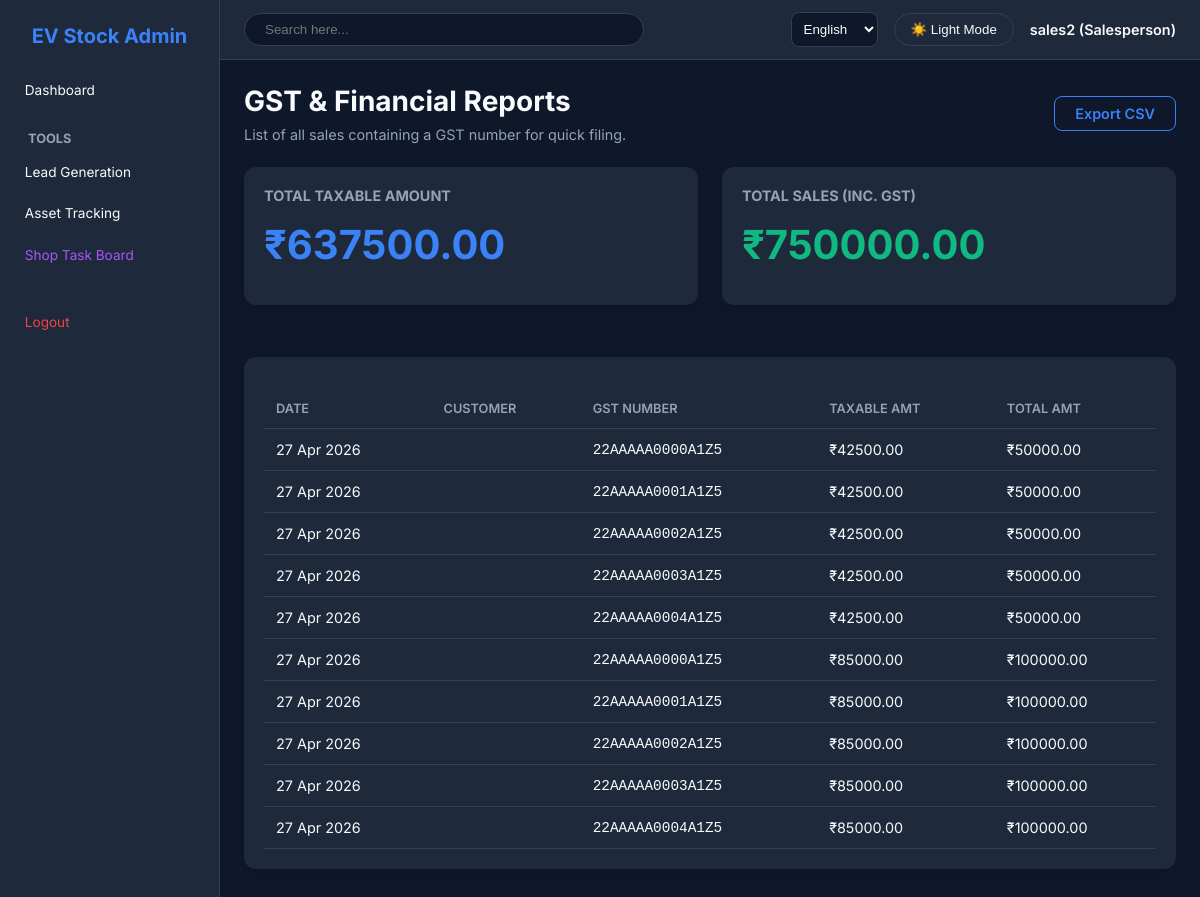
The page /sales/gst/ (signed in) on the database as committed earlier.
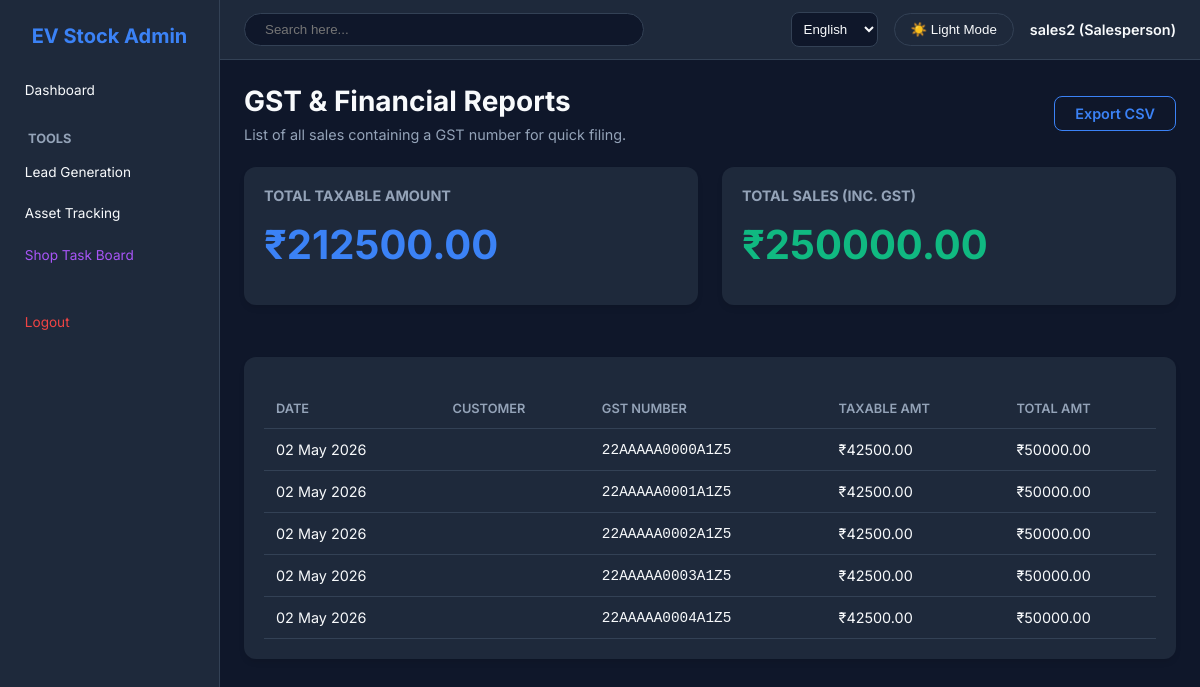
The same page on the database as committed later.
### core/models.py (models this page shows, shortened)
class User(AbstractUser):
    ROLE_CHOICES = (
        ('ADMIN', 'Admin'),
        ('SALES', 'Salesperson'),
        ('CUSTOMER', 'Customer'),
    )
    role = models.CharField(max_length=10, choices=ROLE_CHOICES, default='SALES')
    phone_number = models.CharField(max_length=20, blank=True, null=True)
    aadhar_number = models.CharField(max_length=20, blank=True, null=True)
    pan_number = models.CharField(max_length=20, blank=True, null=True)
    aadhar_front_photo = models.ImageField(upload_to='customers/aadhar/', blank=True, null=True)
    aadhar_back_photo = models.ImageField(upload_to='customers/aadhar/', blank=True, null=True)
    pan_photo = models.ImageField(upload_to='customers/pan/', blank=True, null=True)
    misc = models.JSONField(default=dict, blank=True, null=True)

### sales/models.py (models this page shows, shortened)
class SaleRecord(models.Model):
    scooter_model = models.ForeignKey(ScooterModel, on_delete=models.PROTECT)
    chassis_number = models.ForeignKey(StockItem, on_delete=models.PROTECT, related_name='sale_as_scooter', limit_choices_to={'item_type': 'SCOOTER'})
    motor_number = models.CharField(max_length=100) # Often motor number is tracked alongside chassis
    charger = models.ForeignKey(StockItem, on_delete=models.PROTECT, related_name='sale_as_charger', limit_choices_to={'item_type': 'CHARGER'})
    customer = models.ForeignKey('core.User', on_delete=models.SET_NULL, null=True, blank=True, related_name='sales')
    sale_date = models.DateTimeField(auto_now_add=True)
    financer = models.CharField(max_length=100, blank=True, null=True)
    gst_number = models.CharField(max_length=50, blank=True, null=True)
    taxable_amount = models.DecimalField(max_digits=12, decimal_places=2)
    total_amount = models.DecimalField(max_digits=12, decimal_places=2)
    misc = models.JSONField(default=dict, blank=True, null=True)

### sales/views.py (the view)
# urls.py: path('gst/', views.gst_report, name='gst_report'),
@login_required
def gst_report(request):
    sales = SaleRecord.objects.exclude(gst_number__isnull=True).exclude(gst_number__exact='')
    total_taxable = sum(s.taxable_amount for s in sales if s.taxable_amount)
    total_amt = sum(s.total_amount for s in sales if s.total_amount)
    return render(request, 'sales/gst_report.html', {'sales': sales, 'total_taxable': total_taxable, 'total_amount': total_amt})

### templates/sales/gst_report.html (shortened to what this page needs)
{% extends 'base.html' %}
{% block content %}
<div class="header">
    <div>
        <h1>GST & Financial Reports</h1>
        <p style="color: var(--text-muted); margin-top: 0.5rem;">List of all sales containing a GST number for quick filing.</p>
    </div>
    <a href="#" class="btn" style="background: transparent; border: 1px solid var(--primary); color: var(--primary);">Export CSV</a>
</div>
<div class="grid" style="margin-bottom: 2rem;">
    <div class="card">
        <h3 style="color: var(--text-muted); font-size: 0.9rem; text-transform: uppercase;">Total Taxable Amount</h3>
        <div style="font-size: 2.5rem; font-weight: 700; margin: 1rem 0; color: var(--primary)">₹{{ total_taxable }}</div>
    </div>
    <div class="card">
        <h3 style="color: var(--text-muted); font-size: 0.9rem; text-transform: uppercase;">Total Sales (Inc. GST)</h3>
        <div style="font-size: 2.5rem; font-weight: 700; margin: 1rem 0; color: var(--success)">₹{{ total_amount }}</div>
    </div>
</div>
<div class="card">
    <table>
        <thead>
            <tr>
                <th>Date</th>
                <th>Customer</th>
                <th>GST Number</th>
                <th>Taxable Amt</th>
                <th>Total Amt</th>
            </tr>
        </thead>
        <tbody>
            {% for sale in sales %}
            <tr>
                <td>{{ sale.sale_date|date:"d M Y" }}</td>
                <td style="font-weight: 600;">{{ sale.customer_name }}</td>
                <td style="font-family: monospace;">{{ sale.gst_number }}</td>
                <td>₹{{ sale.taxable_amount }}</td>
                <td>₹{{ sale.total_amount }}</td>
            </tr>
            {% empty %}
            <tr>
                <td colspan="5" style="text-align: center; padding: 2rem; color: var(--text-muted)">
                    No GST sales recorded.
                </td>
            </tr>
            {% endfor %}
        </tbody>
    </table>
</div>
{% endblock %}

### templates/base.html (shortened to what this page needs)
{% load i18n %}
<!DOCTYPE html>
<html lang="en" data-theme="dark">
<head>
</head>
<body>
    {% if request.user.is_authenticated %}
    <div class="sidebar">
        <h2>EV Stock Admin</h2>
        <a href="{% url 'dashboard' %}">{% trans "Dashboard" %}</a>
        <h4 style="margin: 1.5rem 0 0.5rem 1rem; color: var(--text-muted); font-size: 0.8rem; text-transform: uppercase;">{% trans "Tools" %}</h4>
        <a href="{% url 'leads_list' %}">{% trans "Lead Generation" %}</a>
        <a href="{% url 'search_asset' %}">{% trans "Asset Tracking" %}</a>
        <a href="{% url 'board_view' %}" style="color: #a855f7;">{% trans "Shop Task Board" %}</a>
        <div style="margin-top: 2rem">
            <a href="{% url 'logout' %}" style="color: var(--danger)">{% trans "Logout" %}</a>
        </div>
    </div>
    {% endif %}
    <div class="main-content">
        <div class="top-navbar">
            <form action="{% url 'global_search' %}" method="get" style="flex: 1; display: flex; max-width: 400px; margin-right: auto;">
                <input type="text" name="q" placeholder="Search here..." required style="width: 100%; padding: 0.5rem 1.25rem; border-radius: 20px; border: 1px solid var(--border-color); background: var(--bg-color); color: var(--text-color);">
            </form>
            <form action="{% url 'set_language' %}" method="post">{% csrf_token %}
                <select name="language" onchange="this.form.submit()" class="language-dropdown">
                    {% get_current_language as LANGUAGE_CODE %}
                    {% get_available_languages as LANGUAGES %}
                    {% for lang in LANGUAGES %}
                        <option value="{{ lang.0 }}" {% if lang.0 == LANGUAGE_CODE %}selected{% endif %}>
                            {{ lang.1 }}
                        </option>
                    {% endfor %}
                </select>
            </form>
            <button class="theme-toggle" id="theme-btn">🌙 Dark Mode</button>
            <span style="font-weight: 600;">{{ request.user.username }} ({{ request.user.get_role_display }})</span>
        </div>
        <div class="content-area">
            {% block content %}{% endblock %}
        </div>
    </div>
</body>
</html>

### templates/base.html (style rules this page uses)
:root { --bg-color: #f1f5f9; --card-bg: #ffffff; --text-color: #0f172a; --text-muted: #64748b; --primary: #3b82f6; --primary-hover: #2563eb; --success: #10b981; --danger: #ef4444; --border-color: #e2e8f0; --radius: 12px; }
[data-theme="dark"] { --bg-color: #0f172a; --card-bg: #1e293b; --text-color: #f8fafc; --text-muted: #94a3b8; --border-color: #334155; }
* { box-sizing: border-box; margin: 0; padding: 0; }
body { font-family: 'Inter', sans-serif; font-size: 0.9rem; background-color: var(--bg-color); color: var(--text-color); display: flex; min-height: 100vh; transition: background-color 0.3s, color 0.3s; }
.sidebar { width: 220px; background: var(--card-bg); padding: 1.5rem 0.75rem; border-right: 1px solid var(--border-color); transition: background-color 0.3s, border-color 0.3s; }
.sidebar h2 { margin-bottom: 1.5rem; color: var(--primary); font-weight: 700; text-align: center; font-size: 1.25rem; }
.sidebar a { display: block; color: var(--text-color); text-decoration: none; padding: 0.6rem 0.8rem; border-radius: var(--radius); margin-bottom: 0.4rem; transition: background 0.2s; font-size: 0.85rem; }
.main-content { flex: 1; display: flex; flex-direction: column; overflow-y: auto; }
.top-navbar { padding: 0.75rem 1.5rem; display: flex; justify-content: flex-end; align-items: center; gap: 1rem; border-bottom: 1px solid var(--border-color); background: var(--card-bg); }
.content-area { padding: 1.5rem; }
.card { background: var(--card-bg); border-radius: var(--radius); padding: 1.25rem; box-shadow: 0 4px 6px -1px rgb(0 0 0 / 0.1); margin-bottom: 1.25rem; }
.grid { display: grid; grid-template-columns: repeat(auto-fit, minmax(300px, 1fr)); gap: 1.5rem; }
.btn { background: var(--primary); color: white; border: none; padding: 0.5rem 1.25rem; border-radius: 8px; cursor: pointer; font-weight: 600; transition: background 0.2s; text-decoration: none; display: inline-block; }
.header { display: flex; justify-content: space-between; align-items: center; margin-bottom: 1.5rem; }
.header h1 { font-size: 1.75rem; }
table { width: 100%; border-collapse: collapse; margin-top: 0.75rem; }
th, td { padding: 0.75rem; text-align: left; border-bottom: 1px solid var(--border-color); }
th { color: var(--text-muted); font-weight: 600; text-transform: uppercase; font-size: 0.8rem; }
input, select, textarea { background: var(--bg-color); color: var(--text-color); border: 1px solid var(--border-color); }
.theme-toggle { background: transparent; border: 1px solid var(--border-color); color: var(--text-color); padding: 0.5rem 1rem; border-radius: 20px; cursor: pointer; }
.language-dropdown { background: var(--bg-color); color: var(--text-color); border: 1px solid var(--border-color); padding: 0.5rem; border-radius: 8px; }

Rows that differ between the two databases and show on the page:
removed SaleRecord: sale_date "27 Apr 2026", gst_number "22AAAAA0000A1Z5", taxable_amount "85000.00", total_amount "100000.00"
removed SaleRecord: sale_date "27 Apr 2026", gst_number "22AAAAA0001A1Z5", taxable_amount "85000.00", total_amount "100000.00"
removed SaleRecord: sale_date "27 Apr 2026", gst_number "22AAAAA0002A1Z5", taxable_amount "85000.00", total_amount "100000.00"
removed SaleRecord: sale_date "27 Apr 2026", gst_number "22AAAAA0003A1Z5", taxable_amount "85000.00", total_amount "100000.00"
removed SaleRecord: sale_date "27 Apr 2026", gst_number "22AAAAA0004A1Z5", taxable_amount "85000.00", total_amount "100000.00"
changed SaleRecord "22AAAAA0000A1Z5": sale_date "27 Apr 2026" → "02 May 2026"
changed SaleRecord "22AAAAA0001A1Z5": sale_date "27 Apr 2026" → "02 May 2026"
changed SaleRecord "22AAAAA0002A1Z5": sale_date "27 Apr 2026" → "02 May 2026"
changed SaleRecord "22AAAAA0003A1Z5": sale_date "27 Apr 2026" → "02 May 2026"
changed SaleRecord "22AAAAA0004A1Z5": sale_date "27 Apr 2026" → "02 May 2026"
Other text that changed with them:
{{ total_taxable }}: "637500.00" → "212500.00"
{{ total_amount }}: "750000.00" → "250000.00"
